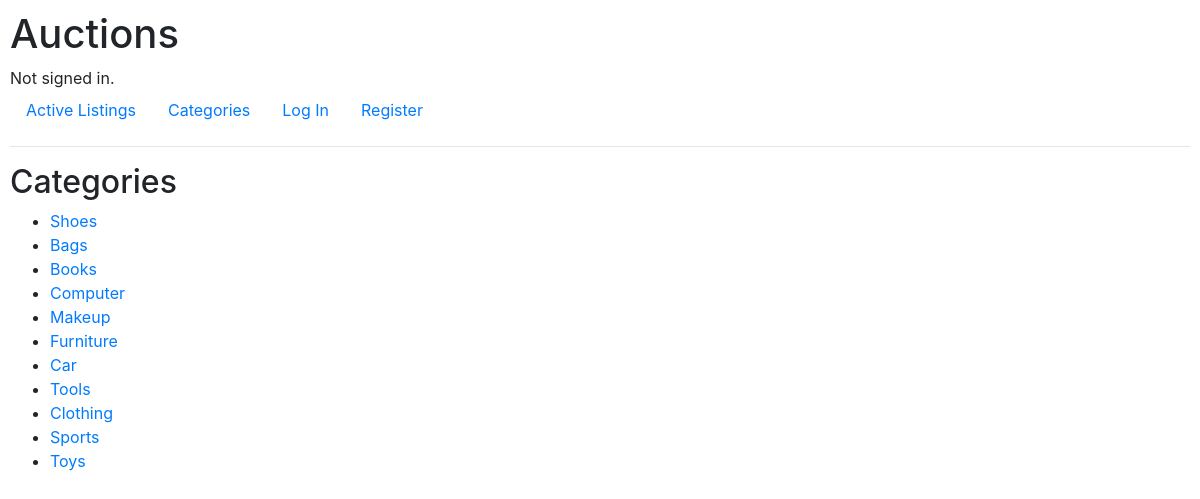
The page /category on the database its author committed.
### auctions/models.py (models this page shows)
class Category(models.Model):
    category = models.CharField(max_length=255, blank=True)
    class Meta:
        verbose_name_plural="Category"
    def __str__(self):
        return f"{self.category}"

### auctions/views.py (the view, shortened to what this page needs)
# urls.py: path("category", views.category, name="category"),
def category(request):
    return render(request, "auctions/category.html",{
        "form":forms.CategoryForm(),
        "categories": Category.objects.all()
    })

### auctions/templates/auctions/category.html (shortened to what this page needs)
{% extends "auctions/layout.html" %}
{% block body %}
    <h2>Categories</h2>
    <ul>
        {% for category in categories %}
            <li><a href="{% url 'categorylist' category.id %}">{{ category }}</a></li>
        {% empty %}
            <li>No Category Exist</li>
        {% endfor %}
    </ul>
{% endblock %}

### auctions/templates/auctions/layout.html (shortened to what this page needs)
{% load static %}
<!DOCTYPE html>
<html lang="en">
    <head>
        <link rel="stylesheet" href="https://stackpath.bootstrapcdn.com/bootstrap/4.4.1/css/bootstrap.min.css">
        <link href="{% static 'auctions/styles.css' %}" rel="stylesheet">
    </head>
    <body>
        <h1>Auctions</h1>
        <div>
            {% if user.is_authenticated %}
                Signed in as <strong>{{ user.username }}</strong>.
            {% else %}
                Not signed in.
            {% endif %}
        </div>
        <ul class="nav">
            <li class="nav-item">
                <a class="nav-link" href="{% url 'index' %}">Active Listings</a>
            </li>
            <li class="nav-item">
                <a class="nav-link" href="{% url 'category' %}">Categories</a>
            </li>
            {% if user.is_authenticated %}
                <li class="nav-item">
                    <a class="nav-link" href="{% url 'logout' %}">Log Out</a>
                </li>
                <li class="nav-item">
                    <a class="nav-link" href="{% url 'create_listing' %}">Create Listing</a>
                </li>
                <li class="nav-item">
                    <a class="nav-link" href="{% url 'watchlist_view' %}">Watchlist</a>
                </li>
            {% else %}
                <li class="nav-item">
                    <a class="nav-link" href="{% url 'login' %}">Log In</a>
                </li>
                <li class="nav-item">
                    <a class="nav-link" href="{% url 'register' %}">Register</a>
                </li>
            {% endif %}
        </ul>
        <hr>
        {% block body %}
        {% endblock %}
    </body>
</html>

### auctions/static/auctions/styles.css (style rules this page uses)
body { padding: 10px; }

### rows shown on the page
Category: category "Shoes"
Category: category "Bags"
Category: category "Books"
Category: category "Computer"
Category: category "Makeup"
Category: category "Furniture"
Category: category "Car"
Category: category "Tools"
Category: category "Clothing"
Category: category "Sports"
Category: category "Toys"
